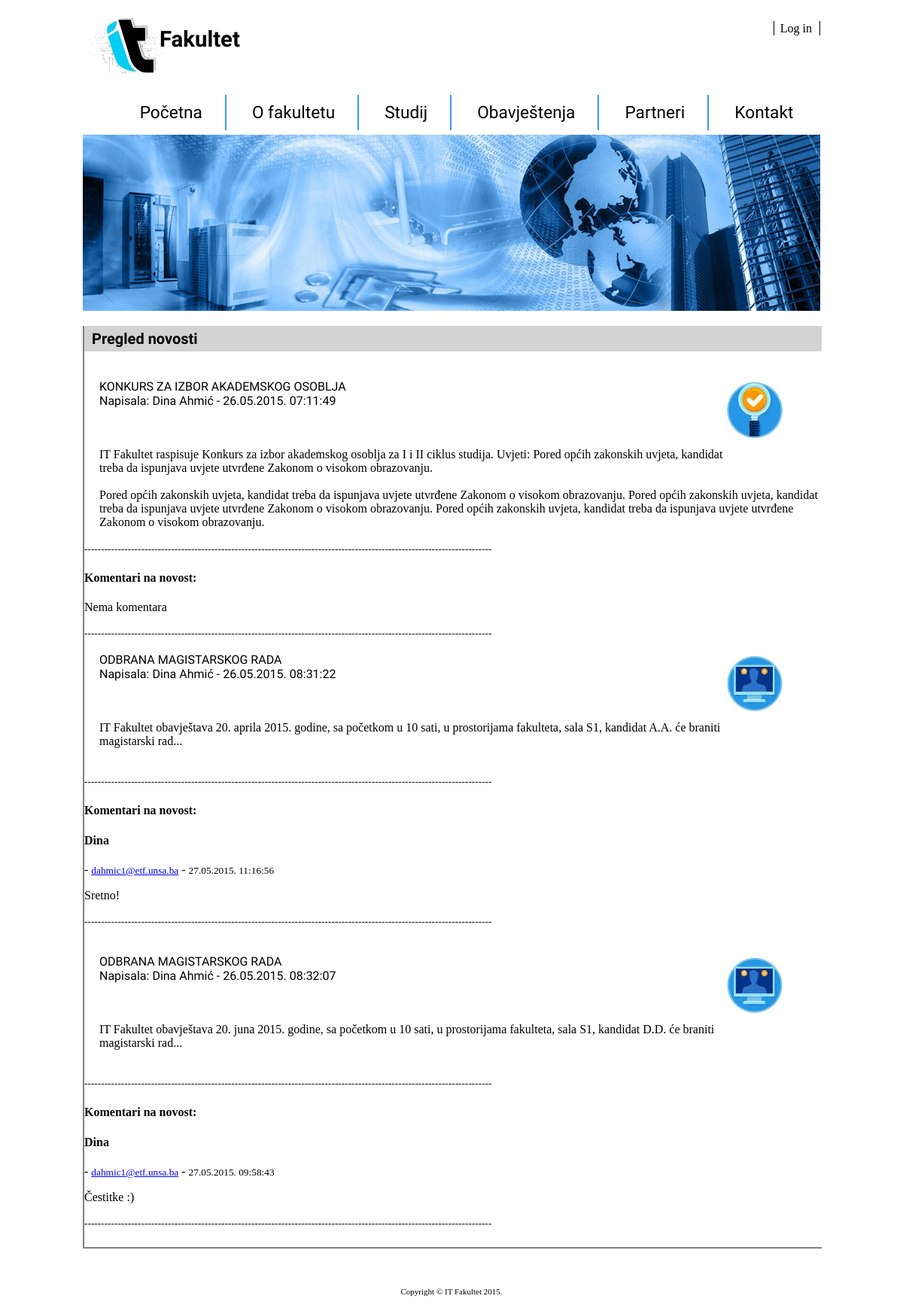
The app's page /novosti_pregled.php with its own data.
### tables this page shows
CREATE TABLE IF NOT EXISTS `novost` (
  `id` int(11) NOT NULL AUTO_INCREMENT,
  `naslov` varchar(100) NOT NULL,
  `tekst` text NOT NULL,
  `autor` varchar(20) NOT NULL,
  `vrijeme` timestamp NOT NULL DEFAULT CURRENT_TIMESTAMP ON UPDATE CURRENT_TIMESTAMP,
  `detaljnije` text,
  `slika` varchar(50) DEFAULT NULL,
  PRIMARY KEY (`id`)
);

CREATE TABLE IF NOT EXISTS `komentar` (
  `id` int(11) NOT NULL AUTO_INCREMENT,
  `vijest` int(11) NOT NULL,
  `autor` varchar(20) NOT NULL,
  `tekst` text NOT NULL,
  `vrijeme` timestamp NOT NULL DEFAULT CURRENT_TIMESTAMP ON UPDATE CURRENT_TIMESTAMP,
  `email` varchar(50) DEFAULT NULL,
  PRIMARY KEY (`id`),
  KEY `vijest` (`vijest`)
);

### novosti_pregled.php (the view, shortened to what this page needs)
<!DOCTYPE html>
<html>
<head>
<link rel="stylesheet" type="text/css" href="stil.css">
</head>
<body>
<div class="okvir">
	<div id="zaglavlje">
		<h1> Fakultet </h1>
		<div id="login">
			<a href="fakultet_login.php"> Log in </a>
		</div>
	</div>
	<div class="glavni_meni">
		<ul>
			<li><a href="index.php">Početna</a></li>
			<li><a href="#">O fakultetu</a></li>
			<li><a href="#" onclick="studij_ucitaj();return false;">Studij</a></li>
			<li><a href="#">Obavještenja</a></li>
			<li><a href="#" onclick="partneri_ucitaj();return false;">Partneri</a></li>
			<li class="zadnji_u_meniju"><a href="#" onclick="kontakt_ucitaj();return false;">Kontakt</a></li>
		</ul>
	</div>
	<div id="baner"></div>
	<div id="zdodaj">
		<h3>Pregled novosti</h3>
<?php
			$veza = new PDO("mysql:dbname=fakultet;host=localhost;charset=utf8", "root", "");
			$veza->exec("set names utf8");
			$rezultat = $veza->query("select id, naslov, tekst, autor, UNIX_TIMESTAMP(vrijeme) vrijeme2, detaljnije, slika from novost");
			foreach ($rezultat as $novost){
				print '<div id="novost_detaljno">
				<p>'.$novost['naslov'].'<br>
				 Napisala: '.$novost['autor'].' - '.date("d.m.Y. h:i:s", $novost['vrijeme2']).'<br><br>
				 <div class="detaljno_slika" style="background-image: url('.$novost['slika'].');"></div>
				<br>'.$novost['tekst'].'<br><br>'.$novost['detaljnije'].'</p></div>
				<small>--------------------------------------------------------------------------------------------------------------------------
				</small><br>';
				print '<h4>Komentari na novost: </h4>';
				$komentari = $veza->query("select id, vijest, autor, tekst, UNIX_TIMESTAMP(vrijeme) vrijeme3, email from komentar where vijest=".$novost['id']." order by vrijeme asc");
				$brKomentara = $veza->query("select count(*) from komentar where vijest=".$novost['id']);
				$broj = $brKomentara->fetchColumn();
				if ($broj == 0) {
						print '<p>Nema komentara</p>
						<small>--------------------------------------------------------------------------------------------------------------------------
						</small><br>';
				}
				foreach ($komentari as $komentar) {
					print '<h4>'.$komentar['autor'].'</h4> - <a href="mailto:'.$komentar['email'].'"><small>'.$komentar['email'].'</small></a> - <small>'.date("d.m.Y. h:i:s", $komentar['vrijeme3']).'</small>
						<p>'.$komentar['tekst'].'</p>';
					print '<small>--------------------------------------------------------------------------------------------------------------------------
					</small><br><br>';
				}
			}
?>
	</div>
	<div id="podnozje"><p>Copyright &copy; IT Fakultet 2015.</p></div>
</div>
</body>
</html>

### css/stil.css (style rules this page uses)
body { margin: 0 auto; }
.okvir { width: 980px; margin: 0 auto; }
#zaglavlje { height: 100px; background-image: url("slike/it_logo_final.jpg"); background-repeat: no-repeat; }
#zaglavlje h1 { color: black; font-family: Philosopher; font-size: 22pt; margin-left: 100px; padding: 15px 2px 2px 2px; }
#login { float: right; margin-top: -62px; border-left: 1px solid black; border-right: 1px solid black; padding: 1px 0px 0px 3px; }
#login a { margin: 0 auto; text-decoration: none; color: black; padding: 5px 10px 5px 5px; }
.zadnji_u_meniju a { border-right: 0 !important; }
.glavni_meni li { display: inline; }
.glavni_meni { text-align: center; }
.glavni_meni a { text-decoration: none; padding: 10px 30px 10px 30px; text-align: center; color: black; font-family: Philosopher; font-size: 17pt; border-right: 2px solid #3399FF; }
#baner { height: 234px; background-image: url("slike/glavna_slika.jpg"); background-repeat: no-repeat; }
#podnozje { clear: both; }
#podnozje p { text-align: center; font-size: 11px; padding: 40px 10px 5px 10px; }
#zdodaj h3 { background-color: lightgray; padding: 5px 10px 5px 10px; font-family: Philosopher; font-size: 15pt; }
#zdodaj { width: 980px; padding: 0px 0px 5px 0px; border-left: 2px solid gray; border-bottom: 2px solid gray; }
.detaljno_slika { float: right; width: 76px; height: 77px; padding: 10px 50px 5px 1px; background-repeat: no-repeat; margin-top: -70px; }
#novost_detaljno p { font-family: Philosopher; font-size: 12pt; }
#novost_detaljno { padding: 1px 0px 1px 20px; }

### records on screen
novost: naslov "KONKURS ZA IZBOR AKADEMSKOG OSOBLJA", autor "Dina Ahmić", vrijeme2 "26.05.2015. 07:11:49", slika (picture), tekst "IT Fakultet raspisuje Konkurs za izbor akademskog osoblja za I i II ciklus studija. Uvjeti: Pored općih zakonskih uvjeta, kandidat treba da ispunjava uvjete utvrđene Zakonom o visokom obrazovanju.", detaljnije "Pored općih zakonskih uvjeta, kandidat treba da ispunjava uvjete utvrđene Zakonom o visokom obrazovanju. Pored općih zakonskih uvjeta, kandidat treba da ispunjava uvjete utvrđene Zakonom o visokom obrazovanju. Pored općih zakonskih uvjeta, kandidat treba da ispunjava uvjete utvrđene Zakonom o visokom obrazovanju.", shows "Nema komentara"
novost: naslov "ODBRANA MAGISTARSKOG RADA", autor "Dina Ahmić", vrijeme2 "26.05.2015. 08:31:22", slika (picture), tekst "IT Fakultet obavještava 20. aprila 2015. godine, sa početkom u 10 sati, u prostorijama fakulteta, sala S1, kandidat A.A. će braniti magistarski rad..."
komentar: autor "Dina", email "dahmic1@etf.unsa.ba", vrijeme3 "27.05.2015. 11:16:56", tekst "Sretno!"
novost: naslov "ODBRANA MAGISTARSKOG RADA", autor "Dina Ahmić", vrijeme2 "26.05.2015. 08:32:07", slika (picture), tekst "IT Fakultet obavještava 20. juna 2015. godine, sa početkom u 10 sati, u prostorijama fakulteta, sala S1, kandidat D.D. će braniti magistarski rad..."
komentar: autor "Dina", email "dahmic1@etf.unsa.ba", vrijeme3 "27.05.2015. 09:58:43", tekst "Čestitke :)"
